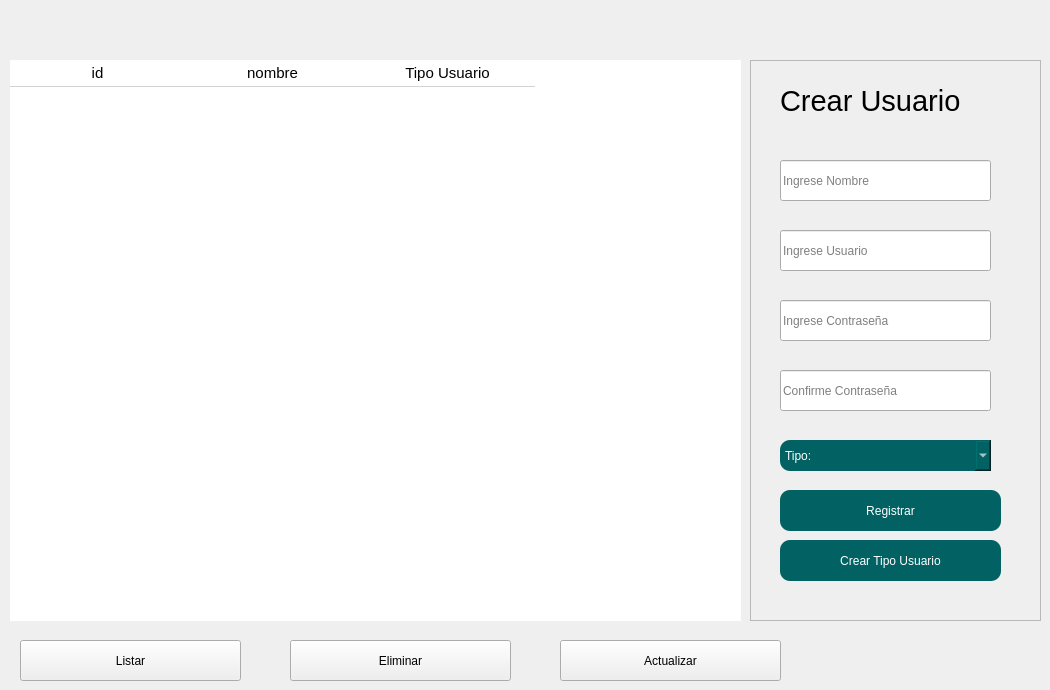
               <widget class="QWidget" name="pg_usuario">
                <widget class="QFrame" name="frame_7">
                 <property name="geometry">
                  <rect>
                   <x>750</x>
                   <y>60</y>
                   <width>291</width>
                   <height>561</height>
                  </rect>
                 </property>
                 <property name="styleSheet">
                  <string notr="true">QHeaderView {
    background-color: white;
    border: none;
    font: 75 12pt &quot;Archivo&quot;;
}

QHeaderView:hover {
    background-color: white;
}
QPushButton{
    background:rgba(2,97,98,255);
    /*border: 1px solid #2361a0; /* Cambiar el color del borde a azul oscuro */
    border-radius: 10px;
    font: 75 9pt &quot;MS Shell Dlg 2t&quot;;
/* Cambiar el color de fondo a azul oscuro */
    color: white;
}

QHeaderView:section {
    background-color: white;
    border-bottom: 1px solid lightgray;
    border-top: none;
    padding: 2px;
    font-size: 11pt;
    color: black;
text-align: left;
}

QTableWidget {
    background-color: white;
    border: none;
    gridline-color: transparent;
    font-size: 11pt;
    color: black;

}

QTableWidget QTableCornerButton::section {
    background-color: white;
    border: none;

}

QTableWidget::item {
    border: none;
    border-bottom: 1px solid lightgray;
    alignment: AlignHCenter; /* Centra el texto horizontalmente */
	color:black /* cambiar el color letra al seleccionar*/

}
</string>
                 </property>
                 <property name="frameShape">
                  <enum>QFrame::StyledPanel</enum>
                 </property>
                 <property name="frameShadow">
                  <enum>QFrame::Raised</enum>
                 </property>
                 <widget class="QLabel" name="label">
                  <property name="geometry">
                   <rect>
                    <x>30</x>
                    <y>20</y>
                    <width>231</width>
                    <height>41</height>
                   </rect>
                  </property>
                  <property name="font">
                   <font>
                    <pointsize>22</pointsize>
                   </font>
                  </property>
                  <property name="text">
                   <string>Crear Usuario</string>
                  </property>
                 </widget>
                 <widget class="QLineEdit" name="lnx_1nombre_2">
                  <property name="geometry">
                   <rect>
                    <x>30</x>
                    <y>100</y>
                    <width>211</width>
                    <height>41</height>
                   </rect>
                  </property>
                  <property name="styleSheet">
                   <string notr="true"/>
                  </property>
                  <property name="placeholderText">
                   <string>Ingrese Nombre</string>
                  </property>
                 </widget>
                 <widget class="QLineEdit" name="lnx_usuario_2">
                  <property name="geometry">
                   <rect>
                    <x>30</x>
                    <y>170</y>
                    <width>211</width>
                    <height>41</height>
                   </rect>
                  </property>
                  <property name="styleSheet">
                   <string notr="true"/>
                  </property>
                  <property name="placeholderText">
                   <string>Ingrese Usuario</string>
                  </property>
                 </widget>
                 <widget class="QLineEdit" name="lnx_password_3">
                  <property name="geometry">
                   <rect>
                    <x>30</x>
                    <y>240</y>
                    <width>211</width>
                    <height>41</height>
                   </rect>
                  </property>
                  <property name="styleSheet">
                   <string notr="true"/>
                  </property>
                  <property name="echoMode">
                   <enum>QLineEdit::Password</enum>
                  </property>
                  <property name="placeholderText">
                   <string>Ingrese Contraseña</string>
                  </property>
                 </widget>
                 <widget class="QLineEdit" name="lnx_confirm_password_2">
                  <property name="geometry">
                   <rect>
                    <x>30</x>
                    <y>310</y>
                    <width>211</width>
                    <height>41</height>
                   </rect>
                  </property>
                  <property name="styleSheet">
                   <string notr="true"/>
                  </property>
                  <property name="echoMode">
                   <enum>QLineEdit::Password</enum>
                  </property>
                  <property name="placeholderText">
                   <string>Confirme Contraseña</string>
                  </property>
                 </widget>
                 <widget class="QComboBox" name="cb_min_2">
                  <property name="geometry">
                   <rect>
                    <x>30</x>
                    <y>380</y>
                    <width>211</width>
                    <height>31</height>
                   </rect>
                  </property>
                  <property name="minimumSize">
                   <size>
                    <width>150</width>
                    <height>30</height>
                   </size>
                  </property>
                  <property name="styleSheet">
                   <string notr="true">    background:rgba(2,97,98,255);
    /*border: 1px solid #2361a0; /* Cambiar el color del borde a azul oscuro */
    border-radius: 10px;
    font: 75 9pt &quot;MS Shell Dlg 2t&quot;;
/* Cambiar el color de fondo a azul oscuro */
    color: white;</string>
                  </property>
                  <item>
                   <property name="text">
                    <string>Tipo:</string>
                   </property>
                  </item>
                  <item>
                   <property name="text">
                    <string>Gerente</string>
                   </property>
                  </item>
                  <item>
                   <property name="text">
                    <string>Empleado</string>
                   </property>
                  </item>
                 </widget>
                 <widget class="QPushButton" name="btn_register_6">
                  <property name="geometry">
                   <rect>
                    <x>30</x>
                    <y>430</y>
                    <width>221</width>
                    <height>41</height>
                   </rect>
                  </property>
                  <property name="text">
                   <string>Registrar</string>
                  </property>
                 </widget>
                 <widget class="QPushButton" name="btn_tipoUsuario">
                  <property name="geometry">
                   <rect>
                    <x>30</x>
                    <y>480</y>
                    <width>221</width>
                    <height>41</height>
                   </rect>
                  </property>
                  <property name="text">
                   <string>Crear Tipo Usuario</string>
                  </property>
                 </widget>
                </widget>
                <widget class="QTableWidget" name="tabla_usuario">
                 <property name="geometry">
                  <rect>
                   <x>10</x>
                   <y>60</y>
                   <width>731</width>
                   <height>561</height>
                  </rect>
                 </property>
                 <property name="styleSheet">
                  <string notr="true">QHeaderView {
    background-color: white;
    border: none;
    font: 75 12pt &quot;Archivo&quot;;
}

QHeaderView:hover {
    background-color: white;
}

QHeaderView:section {
    background-color: white;
    border-bottom: 1px solid lightgray;
    border-top: none;
    padding: 2px;
    font-size: 11pt;
    color: black;
text-align: left;
}

QTableWidget {
    background-color: white;
    border: none;
    gridline-color: transparent;
    font-size: 11pt;
    color: black;

}

QTableWidget QTableCornerButton::section {
    background-color: white;
    border: none;

}

QTableWidget::item {
    border: none;
    border-bottom: 1px solid lightgray;
    alignment: AlignHCenter; /* Centra el texto horizontalmente */
	color:black /* cambiar el color letra al seleccionar*/

}</string>
                 </property>
                 <attribute name="horizontalHeaderDefaultSectionSize">
                  <number>175</number>
                 </attribute>
                 <column>
                  <property name="text">
                   <string>id</string>
                  </property>
                 </column>
                 <column>
                  <property name="text">
                   <string>nombre</string>
                  </property>
                 </column>
                 <column>
                  <property name="text">
                   <string>Tipo Usuario</string>
                  </property>
                 </column>
                </widget>
                <widget class="QPushButton" name="btn_listar_u">
                 <property name="geometry">
                  <rect>
                   <x>20</x>
                   <y>640</y>
                   <width>221</width>
                   <height>41</height>
                  </rect>
                 </property>
                 <property name="text">
                  <string>Listar</string>
                 </property>
                </widget>
                <widget class="QPushButton" name="btn_eliminar_u">
                 <property name="geometry">
                  <rect>
                   <x>290</x>
                   <y>640</y>
                   <width>221</width>
                   <height>41</height>
                  </rect>
                 </property>
                 <property name="text">
                  <string>Eliminar</string>
                 </property>
                </widget>
                <widget class="QPushButton" name="btn_actualizar_u">
                 <property name="geometry">
                  <rect>
                   <x>560</x>
                   <y>640</y>
                   <width>221</width>
                   <height>41</height>
                  </rect>
                 </property>
                 <property name="text">
                  <string>Actualizar</string>
                 </property>
                </widget>
               </widget>
